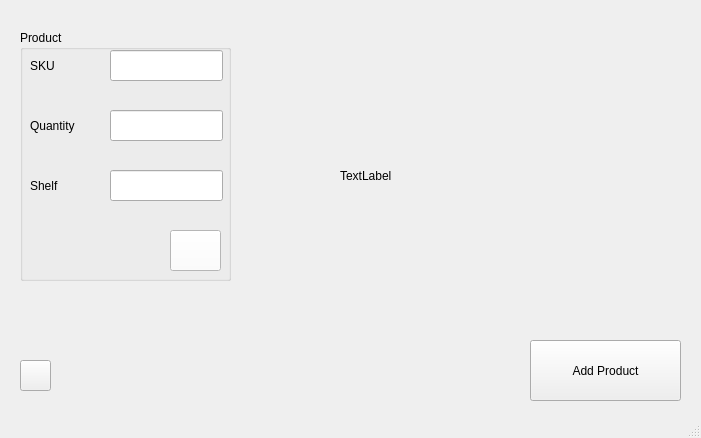
<?xml version="1.0" encoding="UTF-8"?>
<ui version="4.0">
 <class>MainWindow</class>
 <widget class="QMainWindow" name="MainWindow">
  <property name="geometry">
   <rect>
    <x>0</x>
    <y>0</y>
    <width>701</width>
    <height>438</height>
   </rect>
  </property>
  <property name="windowTitle">
   <string>MainWindow</string>
  </property>
  <widget class="QWidget" name="centralwidget">
   <widget class="QPushButton" name="pushButton">
    <property name="geometry">
     <rect>
      <x>20</x>
      <y>360</y>
      <width>31</width>
      <height>31</height>
     </rect>
    </property>
    <property name="text">
     <string/>
    </property>
    <property name="icon">
     <iconset>
      <normaloff>Img/Engranaje.png</normaloff>Img/Engranaje.png</iconset>
    </property>
    <property name="iconSize">
     <size>
      <width>26</width>
      <height>26</height>
     </size>
    </property>
   </widget>
   <widget class="QGroupBox" name="groupBox">
    <property name="geometry">
     <rect>
      <x>20</x>
      <y>30</y>
      <width>211</width>
      <height>251</height>
     </rect>
    </property>
    <property name="title">
     <string>Product</string>
    </property>
    <widget class="QLabel" name="l_SKU">
     <property name="geometry">
      <rect>
       <x>10</x>
       <y>20</y>
       <width>61</width>
       <height>31</height>
      </rect>
     </property>
     <property name="text">
      <string>SKU</string>
     </property>
    </widget>
    <widget class="QPushButton" name="pb_send_request">
     <property name="geometry">
      <rect>
       <x>150</x>
       <y>200</y>
       <width>51</width>
       <height>41</height>
      </rect>
     </property>
     <property name="palette">
      <palette>
       <active>
        <colorrole role="WindowText">
         <brush brushstyle="SolidPattern">
          <color alpha="255">
           <red>0</red>
           <green>0</green>
           <blue>0</blue>
          </color>
         </brush>
        </colorrole>
        <colorrole role="Button">
         <brush brushstyle="SolidPattern">
          <color alpha="255">
           <red>255</red>
           <green>255</green>
           <blue>255</blue>
          </color>
         </brush>
        </colorrole>
        <colorrole role="Light">
         <brush brushstyle="SolidPattern">
          <color alpha="255">
           <red>255</red>
           <green>255</green>
           <blue>255</blue>
          </color>
         </brush>
        </colorrole>
        <colorrole role="Midlight">
         <brush brushstyle="SolidPattern">
          <color alpha="255">
           <red>255</red>
           <green>255</green>
           <blue>255</blue>
          </color>
         </brush>
        </colorrole>
        <colorrole role="Dark">
         <brush brushstyle="SolidPattern">
          <color alpha="255">
           <red>127</red>
           <green>127</green>
           <blue>127</blue>
          </color>
         </brush>
        </colorrole>
        <colorrole role="Mid">
         <brush brushstyle="SolidPattern">
          <color alpha="255">
           <red>170</red>
           <green>170</green>
           <blue>170</blue>
          </color>
         </brush>
        </colorrole>
        <colorrole role="Text">
         <brush brushstyle="SolidPattern">
          <color alpha="255">
           <red>0</red>
           <green>0</green>
           <blue>0</blue>
          </color>
         </brush>
        </colorrole>
        <colorrole role="BrightText">
         <brush brushstyle="SolidPattern">
          <color alpha="255">
           <red>255</red>
           <green>255</green>
           <blue>255</blue>
          </color>
         </brush>
        </colorrole>
        <colorrole role="ButtonText">
         <brush brushstyle="SolidPattern">
          <color alpha="255">
           <red>0</red>
           <green>0</green>
           <blue>0</blue>
          </color>
         </brush>
        </colorrole>
        <colorrole role="Base">
         <brush brushstyle="SolidPattern">
          <color alpha="255">
           <red>255</red>
           <green>255</green>
           <blue>255</blue>
          </color>
         </brush>
        </colorrole>
        <colorrole role="Window">
         <brush brushstyle="SolidPattern">
          <color alpha="255">
           <red>255</red>
           <green>255</green>
           <blue>255</blue>
          </color>
         </brush>
        </colorrole>
        <colorrole role="Shadow">
         <brush brushstyle="SolidPattern">
          <color alpha="255">
           <red>0</red>
           <green>0</green>
           <blue>0</blue>
          </color>
         </brush>
        </colorrole>
        <colorrole role="AlternateBase">
         <brush brushstyle="SolidPattern">
          <color alpha="255">
           <red>255</red>
           <green>255</green>
           <blue>255</blue>
          </color>
         </brush>
        </colorrole>
        <colorrole role="ToolTipBase">
         <brush brushstyle="SolidPattern">
          <color alpha="255">
           <red>255</red>
           <green>255</green>
           <blue>220</blue>
          </color>
         </brush>
        </colorrole>
        <colorrole role="ToolTipText">
         <brush brushstyle="SolidPattern">
          <color alpha="255">
           <red>0</red>
           <green>0</green>
           <blue>0</blue>
          </color>
         </brush>
        </colorrole>
       </active>
       <inactive>
        <colorrole role="WindowText">
         <brush brushstyle="SolidPattern">
          <color alpha="255">
           <red>0</red>
           <green>0</green>
           <blue>0</blue>
          </color>
         </brush>
        </colorrole>
        <colorrole role="Button">
         <brush brushstyle="SolidPattern">
          <color alpha="255">
           <red>255</red>
           <green>255</green>
           <blue>255</blue>
          </color>
         </brush>
        </colorrole>
        <colorrole role="Light">
         <brush brushstyle="SolidPattern">
          <color alpha="255">
           <red>255</red>
           <green>255</green>
           <blue>255</blue>
          </color>
         </brush>
        </colorrole>
        <colorrole role="Midlight">
         <brush brushstyle="SolidPattern">
          <color alpha="255">
           <red>255</red>
           <green>255</green>
           <blue>255</blue>
          </color>
         </brush>
        </colorrole>
        <colorrole role="Dark">
         <brush brushstyle="SolidPattern">
          <color alpha="255">
           <red>127</red>
           <green>127</green>
           <blue>127</blue>
          </color>
         </brush>
        </colorrole>
        <colorrole role="Mid">
         <brush brushstyle="SolidPattern">
          <color alpha="255">
           <red>170</red>
           <green>170</green>
           <blue>170</blue>
          </color>
         </brush>
        </colorrole>
        <colorrole role="Text">
         <brush brushstyle="SolidPattern">
          <color alpha="255">
           <red>0</red>
           <green>0</green>
           <blue>0</blue>
          </color>
         </brush>
        </colorrole>
        <colorrole role="BrightText">
         <brush brushstyle="SolidPattern">
          <color alpha="255">
           <red>255</red>
           <green>255</green>
           <blue>255</blue>
          </color>
         </brush>
        </colorrole>
        <colorrole role="ButtonText">
         <brush brushstyle="SolidPattern">
          <color alpha="255">
           <red>0</red>
           <green>0</green>
           <blue>0</blue>
          </color>
         </brush>
        </colorrole>
        <colorrole role="Base">
         <brush brushstyle="SolidPattern">
          <color alpha="255">
           <red>255</red>
           <green>255</green>
           <blue>255</blue>
          </color>
         </brush>
        </colorrole>
        <colorrole role="Window">
         <brush brushstyle="SolidPattern">
          <color alpha="255">
           <red>255</red>
           <green>255</green>
           <blue>255</blue>
          </color>
         </brush>
        </colorrole>
        <colorrole role="Shadow">
         <brush brushstyle="SolidPattern">
          <color alpha="255">
           <red>0</red>
           <green>0</green>
           <blue>0</blue>
          </color>
         </brush>
        </colorrole>
        <colorrole role="AlternateBase">
         <brush brushstyle="SolidPattern">
          <color alpha="255">
           <red>255</red>
           <green>255</green>
           <blue>255</blue>
          </color>
         </brush>
        </colorrole>
        <colorrole role="ToolTipBase">
         <brush brushstyle="SolidPattern">
          <color alpha="255">
           <red>255</red>
           <green>255</green>
           <blue>220</blue>
          </color>
         </brush>
        </colorrole>
        <colorrole role="ToolTipText">
         <brush brushstyle="SolidPattern">
          <color alpha="255">
           <red>0</red>
           <green>0</green>
           <blue>0</blue>
          </color>
         </brush>
        </colorrole>
       </inactive>
       <disabled>
        <colorrole role="WindowText">
         <brush brushstyle="SolidPattern">
          <color alpha="255">
           <red>127</red>
           <green>127</green>
           <blue>127</blue>
          </color>
         </brush>
        </colorrole>
        <colorrole role="Button">
         <brush brushstyle="SolidPattern">
          <color alpha="255">
           <red>255</red>
           <green>255</green>
           <blue>255</blue>
          </color>
         </brush>
        </colorrole>
        <colorrole role="Light">
         <brush brushstyle="SolidPattern">
          <color alpha="255">
           <red>255</red>
           <green>255</green>
           <blue>255</blue>
          </color>
         </brush>
        </colorrole>
        <colorrole role="Midlight">
         <brush brushstyle="SolidPattern">
          <color alpha="255">
           <red>255</red>
           <green>255</green>
           <blue>255</blue>
          </color>
         </brush>
        </colorrole>
        <colorrole role="Dark">
         <brush brushstyle="SolidPattern">
          <color alpha="255">
           <red>127</red>
           <green>127</green>
           <blue>127</blue>
          </color>
         </brush>
        </colorrole>
        <colorrole role="Mid">
         <brush brushstyle="SolidPattern">
          <color alpha="255">
           <red>170</red>
           <green>170</green>
           <blue>170</blue>
          </color>
         </brush>
        </colorrole>
        <colorrole role="Text">
         <brush brushstyle="SolidPattern">
          <color alpha="255">
           <red>127</red>
           <green>127</green>
           <blue>127</blue>
          </color>
         </brush>
        </colorrole>
        <colorrole role="BrightText">
         <brush brushstyle="SolidPattern">
          <color alpha="255">
           <red>255</red>
           <green>255</green>
           <blue>255</blue>
          </color>
         </brush>
        </colorrole>
        <colorrole role="ButtonText">
         <brush brushstyle="SolidPattern">
          <color alpha="255">
           <red>127</red>
           <green>127</green>
           <blue>127</blue>
          </color>
         </brush>
        </colorrole>
        <colorrole role="Base">
         <brush brushstyle="SolidPattern">
          <color alpha="255">
           <red>255</red>
           <green>255</green>
           <blue>255</blue>
          </color>
         </brush>
        </colorrole>
        <colorrole role="Window">
         <brush brushstyle="SolidPattern">
          <color alpha="255">
           <red>255</red>
           <green>255</green>
           <blue>255</blue>
          </color>
         </brush>
        </colorrole>
        <colorrole role="Shadow">
         <brush brushstyle="SolidPattern">
          <color alpha="255">
           <red>0</red>
           <green>0</green>
           <blue>0</blue>
          </color>
         </brush>
        </colorrole>
        <colorrole role="AlternateBase">
         <brush brushstyle="SolidPattern">
          <color alpha="255">
           <red>255</red>
           <green>255</green>
           <blue>255</blue>
          </color>
         </brush>
        </colorrole>
        <colorrole role="ToolTipBase">
         <brush brushstyle="SolidPattern">
          <color alpha="255">
           <red>255</red>
           <green>255</green>
           <blue>220</blue>
          </color>
         </brush>
        </colorrole>
        <colorrole role="ToolTipText">
         <brush brushstyle="SolidPattern">
          <color alpha="255">
           <red>0</red>
           <green>0</green>
           <blue>0</blue>
          </color>
         </brush>
        </colorrole>
       </disabled>
      </palette>
     </property>
     <property name="text">
      <string/>
     </property>
     <property name="icon">
      <iconset>
       <normaloff>Img/check.png</normaloff>Img/check.png</iconset>
     </property>
     <property name="iconSize">
      <size>
       <width>40</width>
       <height>40</height>
      </size>
     </property>
    </widget>
    <widget class="QLineEdit" name="le_sku">
     <property name="geometry">
      <rect>
       <x>90</x>
       <y>20</y>
       <width>113</width>
       <height>31</height>
      </rect>
     </property>
    </widget>
    <widget class="QLabel" name="l_Quantity">
     <property name="geometry">
      <rect>
       <x>10</x>
       <y>80</y>
       <width>61</width>
       <height>31</height>
      </rect>
     </property>
     <property name="text">
      <string>Quantity</string>
     </property>
    </widget>
    <widget class="QLineEdit" name="le_quantity">
     <property name="geometry">
      <rect>
       <x>90</x>
       <y>80</y>
       <width>113</width>
       <height>31</height>
      </rect>
     </property>
    </widget>
    <widget class="QLabel" name="l_Warehouse">
     <property name="geometry">
      <rect>
       <x>10</x>
       <y>140</y>
       <width>61</width>
       <height>31</height>
      </rect>
     </property>
     <property name="text">
      <string>Shelf</string>
     </property>
    </widget>
    <widget class="QLineEdit" name="le_shelf">
     <property name="geometry">
      <rect>
       <x>90</x>
       <y>140</y>
       <width>113</width>
       <height>31</height>
      </rect>
     </property>
    </widget>
   </widget>
   <widget class="QPushButton" name="pushButton_3">
    <property name="geometry">
     <rect>
      <x>530</x>
      <y>340</y>
      <width>151</width>
      <height>61</height>
     </rect>
    </property>
    <property name="text">
     <string>Add Product</string>
    </property>
    <property name="icon">
     <iconset>
      <normaloff>Img/AddProduct.png</normaloff>Img/AddProduct.png</iconset>
    </property>
    <property name="iconSize">
     <size>
      <width>40</width>
      <height>40</height>
     </size>
    </property>
   </widget>
   <widget class="QLabel" name="l_Envio">
    <property name="geometry">
     <rect>
      <x>340</x>
      <y>150</y>
      <width>211</width>
      <height>51</height>
     </rect>
    </property>
    <property name="text">
     <string>TextLabel</string>
    </property>
   </widget>
  </widget>
  <widget class="QMenuBar" name="menubar">
   <property name="geometry">
    <rect>
     <x>0</x>
     <y>0</y>
     <width>701</width>
     <height>21</height>
    </rect>
   </property>
  </widget>
  <widget class="QStatusBar" name="statusbar"/>
 </widget>
 <resources/>
 <connections/>
</ui>
